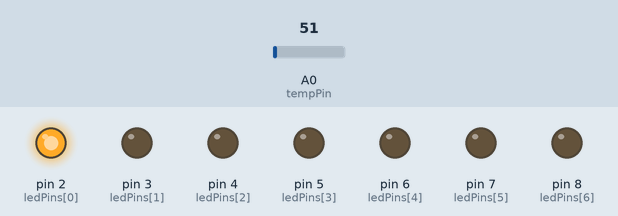
This sketch was run on a simulated Arduino Uno, built with avr-gcc and run on an emulated ATmega328P. Parts: output pins drawn as LEDs (lit = HIGH). The inputs (shaded band) are chosen by the test bench; at power-on: A0 (tempPin) = 51.

Above: at 1.3 s.
1.4 s: A0 (tempPin) set to 44
2.9 s: A0 (tempPin) set to 37
At 4.2 s:
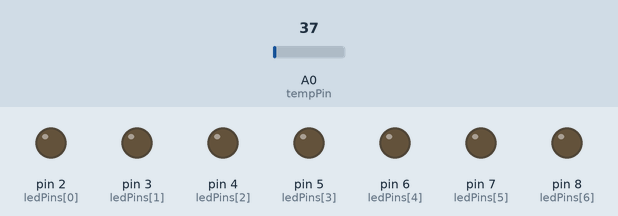
4.5 s: A0 (tempPin) set to 112
At 5.3 s:
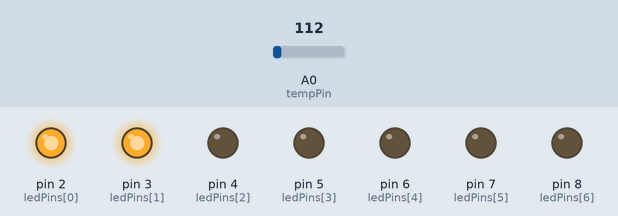
6.0 s: A0 (tempPin) set to 142
7.5 s: A0 (tempPin) set to 166
At 8.7 s:
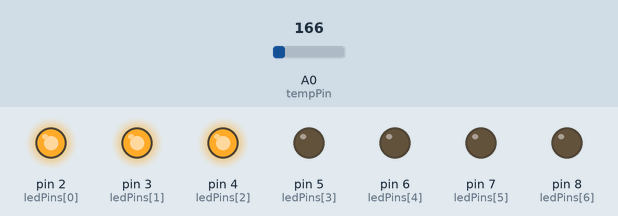
9.0 s: A0 (tempPin) set to 86
At 10.0 s:
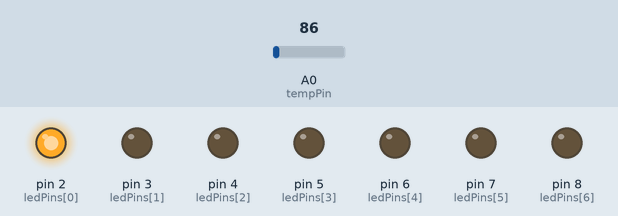
Timing chart, 0 to 11.5 s (numbered marks = the images above; inputs shaded):
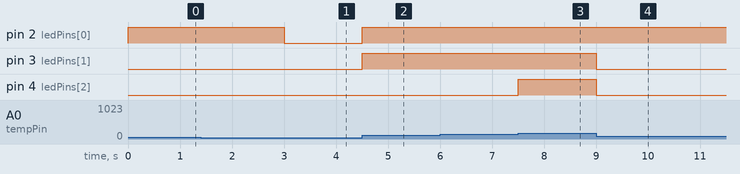

The sketch:

temperature_7led_lm35.ino
```cpp
// LM35 pin
int tempPin = A0;

// LED pins (same order as your wiring)
int ledPins[7] = {2, 3, 4, 5, 6, 7, 8};

void setup() {
  // Set LED pins as OUTPUT
  for (int i = 0; i < 7; i++) {
    pinMode(ledPins[i], OUTPUT);
  }
}

void loop() {
  // Read LM35 value
  int sensorValue = analogRead(tempPin);

  // Convert to voltage (5V reference)
  float voltage = sensorValue * (5.0 / 1023.0);

  // Convert voltage to temperature (LM35: 10mV per °C)
  float temperature = voltage * 100;

  // Turn OFF all LEDs first
  for (int i = 0; i < 7; i++) {
    digitalWrite(ledPins[i], LOW);
  }

  // Turn ON LEDs based on temperature
  if (temperature >= 20) digitalWrite(ledPins[0], HIGH);
  if (temperature >= 50) digitalWrite(ledPins[1], HIGH);
  if (temperature >= 75) digitalWrite(ledPins[2], HIGH);
  if (temperature >= 90) digitalWrite(ledPins[3], HIGH);
  if (temperature >= 100) digitalWrite(ledPins[4], HIGH);
  if (temperature >= 120) digitalWrite(ledPins[5], HIGH);
  if (temperature >= 150 ) digitalWrite(ledPins[6], HIGH);

  delay(500);
}
```

Measured:
- the behaviour switches between 41 and 40 on A0 (tempPin) (found by bisection; images 0 and 1)
- the behaviour switches between 153 and 154 on A0 (tempPin) (found by bisection; images 2 and 3)
- after the input at 2.9 s, pin 2 (ledPins[0]): HIGH → LOW after 0.10 s
- after the input at 4.5 s, pin 2 (ledPins[0]), pin 3 (ledPins[1]): LOW → HIGH at once
- after the input at 7.5 s, pin 4 (ledPins[2]): LOW → HIGH at once
- after the input at 9.0 s, pin 3 (ledPins[1]), pin 4 (ledPins[2]): HIGH → LOW at once
